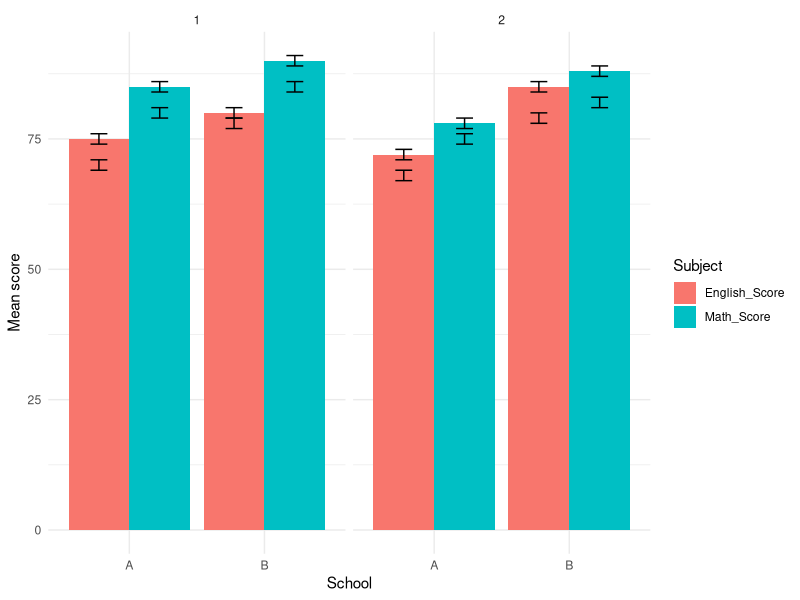

Generate this figure with R:
library(ggplot2)
library(tidyr)

# 假設我們已經有一個名為 data_test 的資料框，其中包含了學校、班級、數學成績和英文成績欄位
data_test <- data.frame(
  School = c("A", "A", "A", "A", "B", "B", "B", "B"), #gender
  Class = c(1, 1, 2, 2, 1, 1, 2, 2), # self, partner
  Math_Score = c(80, 85, 75, 78, 90, 85, 88, 82), #self
  English_Score = c(70, 75, 68, 72, 78, 80, 85, 79) #partner
)

# 將資料從寬格式轉換為長格式
data_test_long <- tidyr::gather(data_test, Subject, Score, -School,-Class)

# 繪製圖表
p <- ggplot(data_test_long, aes(x = School, y = Score, fill = Subject)) +
  geom_bar(stat = "identity", position = "dodge") +
  geom_errorbar(stat = "identity", position = position_dodge(width = 0.9), 
                aes(ymin = Score - 1, ymax = Score + 1), # 假設錯誤範圍為 1
                width = 0.25) +
  facet_wrap(~ Class) +
  labs(x = "School", y = "Mean score", fill = "Subject") +
  theme_minimal()

# 顯示圖表
print(p)
